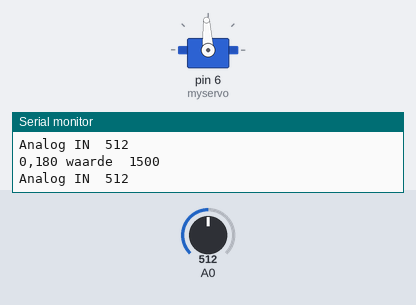
Simulated run of this sketch. Board: Arduino Uno, built with avr-gcc and run on an emulated ATmega328P. On the bench: servo, the last lines printed to the serial monitor. The inputs (shaded band) are chosen by the test bench; at power-on: A0 = 512.

Above: at 1.2 s.
1.3 s: A0 set to 268
At 2.5 s:
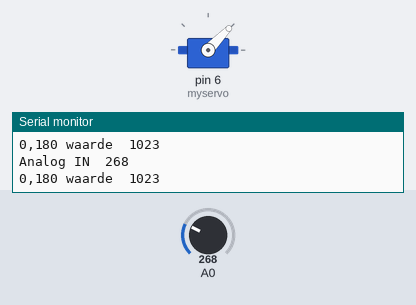
2.8 s: A0 set to 237
At 3.6 s:
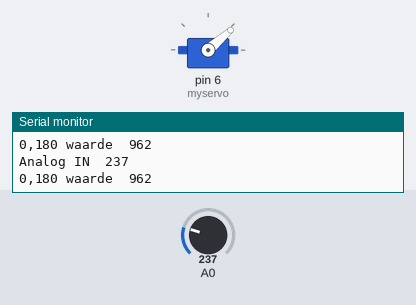
5.8 s: A0 set to 105
At 6.5 s:
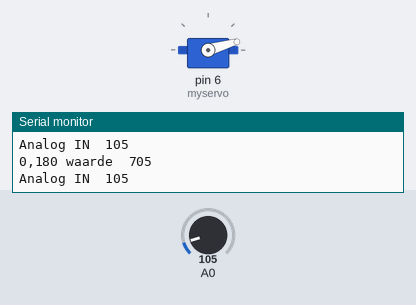
7.3 s: A0 set to 93
At 8.7 s:
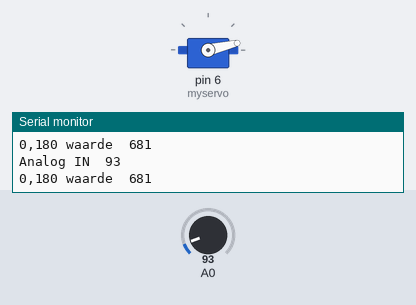
10.3 s: A0 set to 716
At 11.3 s:
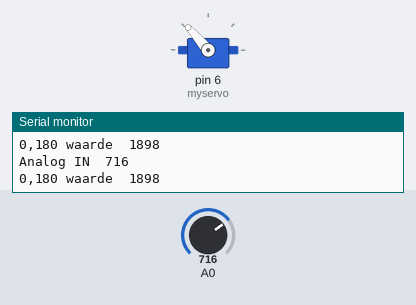
11.8 s: A0 set to 511
At 12.3 s:
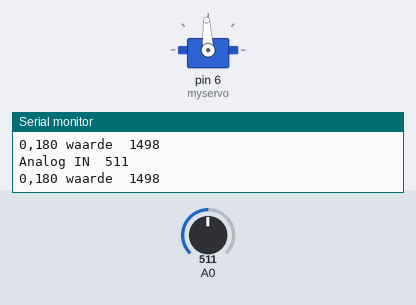
Timing chart, 0 to 14.8 s (numbered marks = the images above; inputs shaded):
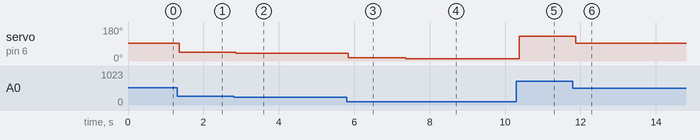

Measured:
- after the input at 1.3 s, servo on pin 6 (myservo): 93° → 46° after 0.06 s
- after the input at 2.8 s, servo on pin 6 (myservo): 46° → 41° after 0.05 s
- after the input at 5.8 s, servo on pin 6 (myservo): 41° → 16° at once
- after the input at 7.3 s, servo on pin 6 (myservo): 16° → 13° after 0.06 s
- after the input at 10.3 s, servo on pin 6 (myservo): 13° → 131° after 0.07 s
- after the input at 11.8 s, servo on pin 6 (myservo): 131° → 93° after 0.07 s

The sketch:

Analog_to_pwm.ino
```cpp
/*
  Name: Arduino Analog to PWM
  Date:09-03-2018
  Author:Marthijn Vlierman

  Description: Converter van analoog 0 - 5v naar 0 tot 1 ms op de tiende nauwkeurig.

  Revision: 0.0.1
*/

// include libraries
 #include <Servo.h>
// ----- Declare Constants -----
Servo myservo;
// ----- Declare Objects -----

// ----- Declare subroutines and/or functions -----

// ----- Declare Global Variables -----
int A = 0;

// Setup
void setup()
{
  Serial.begin(9600);
  pinMode(A0, INPUT);
  myservo.attach(6);
}

// Main loop
void loop()
{

  A = analogRead(A0);

  Serial.print("Analog IN  ");
  Serial.println(A);

  A = map(A, 0, 1024, 500, 2500);

  Serial.print("0,180 waarde  ");
  Serial.println(A);

  myservo.writeMicroseconds(A);
  //delay(200);

}
```
